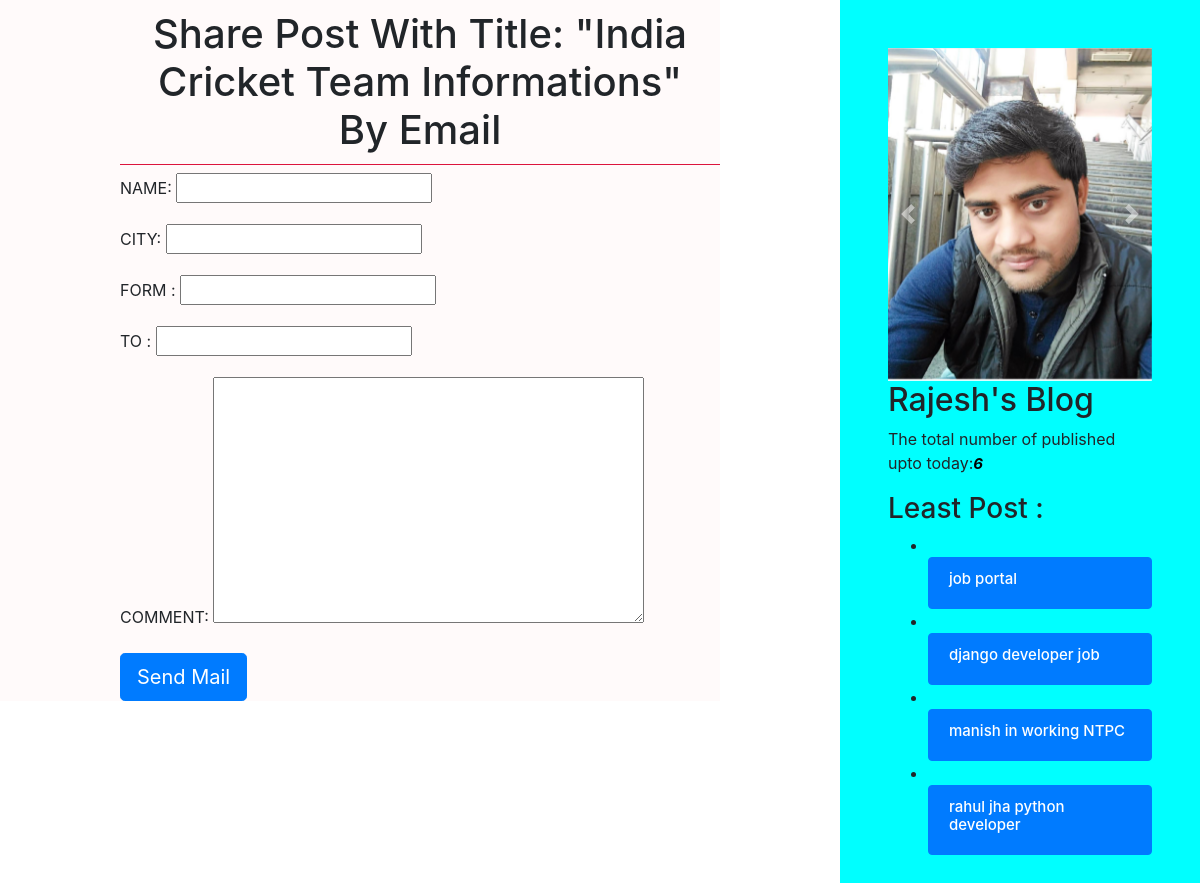
/1/share/, run on the app's committed database.
### app_blog/models.py (models this page shows, shortened)
class Post(models.Model):
    STATUS_CHOICES=(('draft','Draft'),('published','Published'))
    title=models.CharField(max_length=250)
    slug=models.SlugField(max_length=260,unique_for_date='publish')
    author=models.ForeignKey(User, related_name='blog_posts',on_delete=models.PROTECT)
    body=models.TextField()
    publish=models.DateTimeField(default=timezone.now)
    created=models.DateTimeField(auto_now_add=True)
    updated=models.DateTimeField(auto_now=True)
    status=models.CharField(max_length=100,choices=STATUS_CHOICES ,default='draft')
    objects=CustomManager() #when you should be call qs then only u have to display publish post is call custom manager
    tags=TaggableManager() #tag is manage to all post
    class Meta:
        ordering=('-publish',)
    def get_absolute_url(self):
        return reverse('post_detail',args=[self.publish.year,self.publish.strftime('%m'),self.publish.strftime('%d'),self.slug])

### app_blog/views.py (the view)
# urls.py: url(r'^(?P<id>\d+)/share/$',views.mail_sned_view),
def mail_sned_view(request,id):
    post=get_object_or_404(Post,id=id,status='published')
    sent=False
    if request.method=="POST":
        form=EmailSendForm(request.POST)
        if form.is_valid():
            cd=form.cleaned_data
            subject='{}({}) recommend you to read "{}"'.format(cd['name'],cd['form_mail'],post.title)
            post_url=request.build_absolute_uri(post.get_absolute_url() )
            message='Read Post At :\n {} \n\n {}\'s Comments :\n{} \n{}'.format(post_url,cd['name'],cd['comments'],cd['city'])
            send_mail(subject,message,'rajesh@gmail.com',[cd['to_mail']])
            sent=True
    else:
        form=EmailSendForm()
    return render(request,'blog/sharebymail.html',{'post':post,"form":form,'sent':sent})

### app_blog/forms.py
class EmailSendForm(forms.Form):
    name=forms.CharField( label='NAME',)
    city =forms.CharField( label='CITY')
    form=forms.EmailField( label='FORM ')
    to = forms.EmailField( label='TO ')
    comments=forms.CharField(required=False,widget=forms.Textarea, label='COMMENT')

### app_blog/models.py (called while the page is built)
    def get_queryset(self):         #one method is  call
        return super().get_queryset().filter(status='published')

### app_blog/templatetags/blog_tags.py (called while the page is built)
@register.simple_tag
def total_post():
    return Post.objects.count()

@register.inclusion_tag('blog/least_post123.html')
def show_least_posts(count=4):
    least_post=Post.objects.order_by('-publish')[:count]
    return {'least_post':least_post}

### templates/blog/sharebymail.html (shortened to what this page needs)
<!DOCTYPE html>
{% extends 'blog/base.html' %}
    {% block content %}
        {% if sent %}
        <h1>Email Successfully Sent</h1>
        <h2>post with title :{{ post.title }} information share by email </h2>
        {% else %}
        <h1>Share Post With Title: "{{ post.title }}" By Email</h1>
        <form method="post">
            {{ form.as_p }}
            <input type="submit" class="btn btn-primary btn-lg" value="Send Mail">
        </form>
        {% endif %}
         {% endblock %}

### templates/blog/least_post123.html (shortened to what this page needs)
<!DOCTYPE html>
<html lang="en">
<head>
</head>
<body>
        <ul>
            {% for post in least_post %}
          <li>
     <div class="list-group">&nbsp&nbsp
          <a href="{{ post.get_absolute_url }}" class="list-group-item list-group-item-action active">
           <h2 style="font-size: 15px">{{ post.title }}</h2>
          </a>
     </div>
          </li>
            {% endfor %}
        </ul>
</body>
</html>

### static/css/blog.css (style rules this page uses)
h1 { text-align: center; border-bottom:1px solid crimson; padding: 10px; }
body { color: white; background: url("https://images.unsplash.com/photo-1503756234508-e32369269deb?ixlib=rb-1.2.1&ixid=eyJhcHBfaWQiOjEyMDd9&auto=format&fit=crop&w=1350&q=80"); }

### data on the page
Post: title "India Cricket Team Informations"
Post: title "job portal"
Post: title "django developer job"
Post: title "manish in working NTPC"
Post: title "rahul jha python developer"
